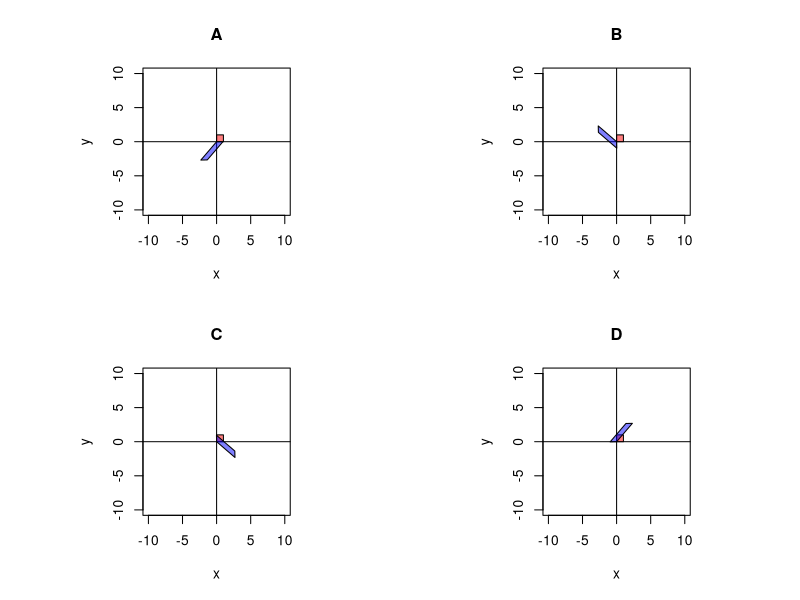

Generate this figure with R:
## ---- chunk 1
matpr = function(A){
  pra = "\\begin{bmatrix}\n"
  for(i in 1:dim(A)[1]){
    pra = paste0(pra,paste0(A[i,],collapse=" & "))
    if(i<dim(A)[1]){pra = paste0(pra,"\\\\\n")} else {pra = paste0(pra,"\n")}
  }
  pra = paste0(pra,"\\end{bmatrix}")
  return(pra)
}
matcc = function(A){
  s = "[["
  for(i in 1:(dim(A)[1])){
    s2 = paste0(A[i,],collapse=",")
    s = paste0(s,s2,collapse="")
    if(i<dim(A)[1]){
      s = paste0(s,"],\n            [",collapse="")
    }
  }
  s = paste0(s,"]]",collapse="")
  return(s)
}

while(T){
  X = matrix(c(0,1,1,0,0,0,1,1),2,byrow=T)
  transformations = sample(1:5,3)
  nums = numeric()
  wrd1 = character()
  mats = list()
  for(i in 1:length(transformations)){
    tr = transformations[i]
    k1 = sample(13:25,1)/10
    k2 = sample(3:15,1)/10
    th = round(runif(1,0.1,2*pi-0.1),2)
    if(tr==1){
      k = k1
      wrd1 = c(wrd1,paste0("horizontal stretch by factor ",k))
      nums = c(nums,k)
      mats[[i]] = matrix(c(k,0,0,1),2,byrow=T)
    }
    if(tr==2){
      k = k1
      wrd1 = c(wrd1,paste0("vertical stretch by factor ",k))
      nums = c(nums,k)
      mats[[i]] = matrix(c(1,0,0,k),2,byrow=T)
    }
    if(tr==3){
      wrd1 = c(wrd1,paste0("rotation by angle ",th))
      nums = c(nums,th)
      mats[[i]] = matrix(round(c(cos(th),-sin(th),sin(th),cos(th)),3),2,byrow=T)
    }
    if(tr==4){
      k = k2
      wrd1 = c(wrd1,paste0("horizontal shear by factor ",k))
      nums = c(nums,k)
      mats[[i]] = matrix(c(1,k,0,1),2,byrow=T)
    }
    if(tr==5){
      k = k2
      wrd1 = c(wrd1,paste0("vertical shear by factor ",k))
      nums = c(nums,k)
      mats[[i]] = matrix(c(1,0,k,1),2,byrow=T)
    }
  }
  
  A = mats[[1]]
  B = mats[[2]]
  C = mats[[3]]
  
  xp1 = C %*% B %*% A %*% X
  xp2 = matrix(c(0,1,-1,0),2,byrow=T) %*% xp1
  xp3 = matrix(c(-1,0,0,-1),2,byrow=T) %*% xp1
  xp4 = matrix(c(0,-1,1,0),2,byrow=T) %*% xp1
  
  XP = list(xp1,xp2,xp3,xp4)
  
  xpn = A %*% B %*% C %*% X
  
  
  ord = sample(1:4)
  sol = paste0(1*(1==ord),collapse="")
  if(sum(3==transformations)==1 && sum(xp1==xpn)<8){break}
}

## ---- chunk 2
par(mfrow=c(2,2),pty="s")
for(i in 1:4){
  plot(0,0,type="n",axes=T,ann=T,main=c("A","B","C","D")[i],
       xlim=c(-10,10),ylim=c(-10,10),xlab="x",ylab="y")
  abline(h=0)
  abline(v=0)
  polygon(X[1,],X[2,],col=rgb(1,0,0,0.5))
  polygon(XP[[ord[i]]][1,],XP[[ord[i]]][2,],col=rgb(0,0,1,0.5))
}
